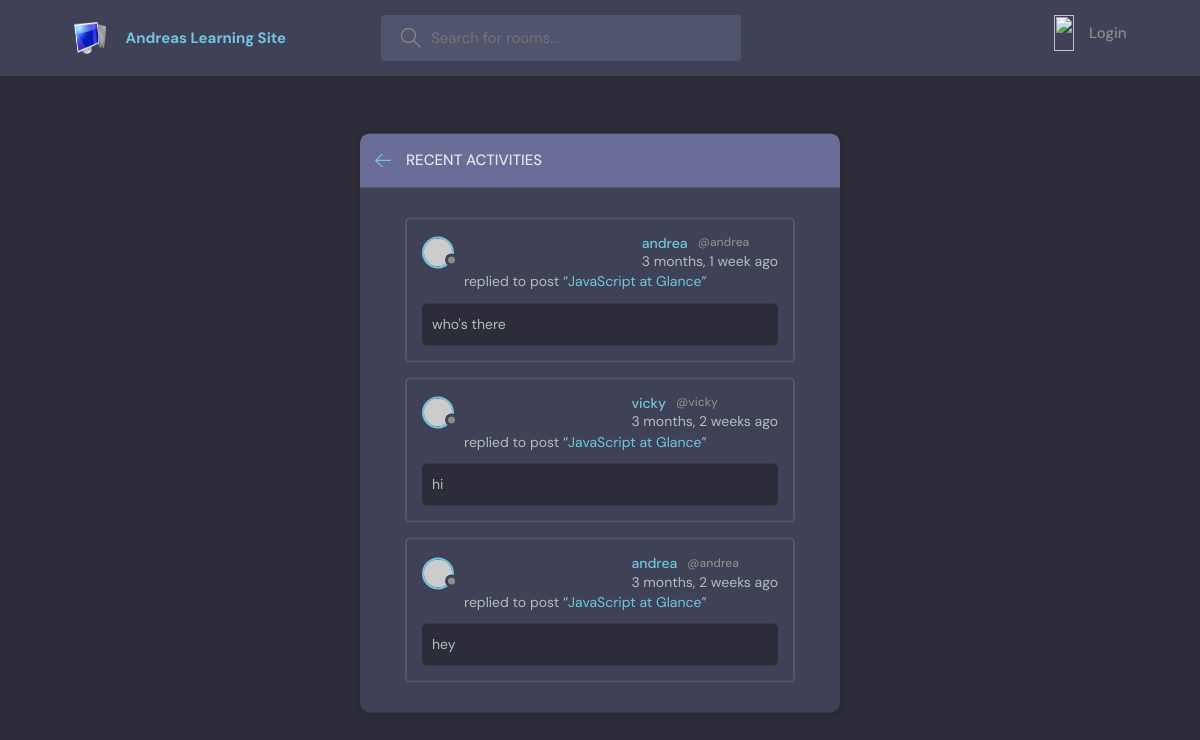
Before: /activities-page/ with the older database file.
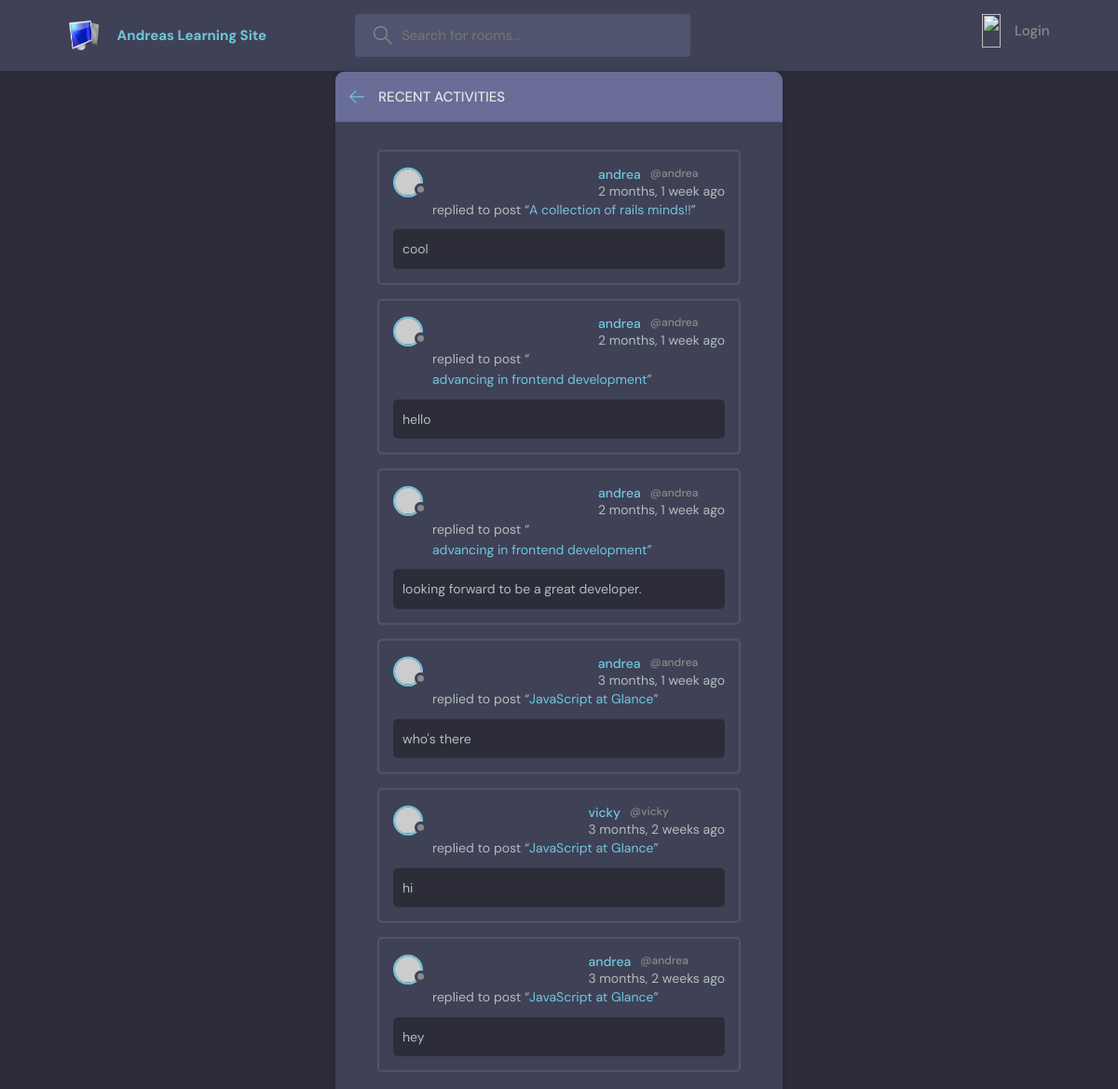
After: the same page with the newer database file.
### base/models.py (models this page shows, shortened)
class Message(models.Model):
    user = models.ForeignKey(User,on_delete=models.CASCADE)
    room = models.ForeignKey(Room,on_delete=models.CASCADE)
    body = models.TextField()
    updated = models.DateTimeField(auto_now = True)
    created = models.DateTimeField(auto_now_add = True)
    class Meta:
        ordering =['-updated', '-created']

class Room(models.Model):
    host = models.ForeignKey(User,on_delete=models.SET_NULL, null = True)
    topic = models.ForeignKey(Topic,on_delete=models.SET_NULL, null = True)
    name = models.CharField(max_length=150, null = True, blank = True)
    description = models.TextField(null= True, blank = True)
    participants = models.ManyToManyField(User,related_name='participants', blank = True)
    updated = models.DateTimeField(auto_now = True)
    created = models.DateTimeField(auto_now_add = True)
    class Meta:
        ordering =['-updated', '-created']
    def __str__(self):
        return self.name

### base/views.py (the view)
# urls.py: path( 'activities-page/', views.activitiesPage, name="activities-page"),
def activitiesPage(request):
    room_messages = Message.objects.all()
    return render(request,"activity_page.html",{'room_messages':room_messages})

### Templates/activity_page.html (shortened to what this page needs)
{% include "main.html" %}
{% block content %}
    <main class="layout">
      <div class="container">
        <div class="layout__box">
          <div class="layout__boxHeader">
            <div class="layout__boxTitle">
              <a href="{% url 'home' %}">
                <svg version="1.1" xmlns="http://www.w3.org/2000/svg" width="32" height="32" viewBox="0 0 32 32">
                  <title>arrow-left</title>
                  <path
                    d="M13.723 2.286l-13.723 13.714 13.719 13.714 1.616-1.611-10.96-10.96h27.625v-2.286h-27.625l10.965-10.965-1.616-1.607z"
                  ></path>
                </svg>
              </a>
              <h3>Recent Activities</h3>
            </div>
          </div>
          <div class="activities-page layout__body">
            {% for message in room_messages %}
            <div class="activities__box">
              <div class="activities__boxHeader roomListRoom__header">
                <a href="{% url 'user-profile' message.user.id %}" class="roomListRoom__author">
                  <div class="avatar avatar--small">
                    <img src="https://randomuser.me/api/portraits/women/11.jpg" />
                  </div>
                  <p>
                    {{message.user}}
                    <span>@{{message.user}} </a>{{message.created |timesince}} ago</span>
              </div>
              <div class="activities__boxContent">
                <p>replied to post “<a href="{% url 'room' message.room.id %}">{{message.room}}</a>”</p>
                <div class="activities__boxRoomContent">
                 {{message.body}}
                </div>
              </div>
            </div>
            {% endfor %}
          </div>
        </div>
      </div>
    </main>
{% endblock %}

Changed rows visible on the page:
added Message: user "andrea", created "2 months, 1 week", room "A collection of rails minds!!", body "cool"
added Message: user "andrea", created "2 months, 1 week", room "advancing in frontend development", body "hello"
added Message: user "andrea", created "2 months, 1 week", room "advancing in frontend development", body "looking forward to be a great developer."
